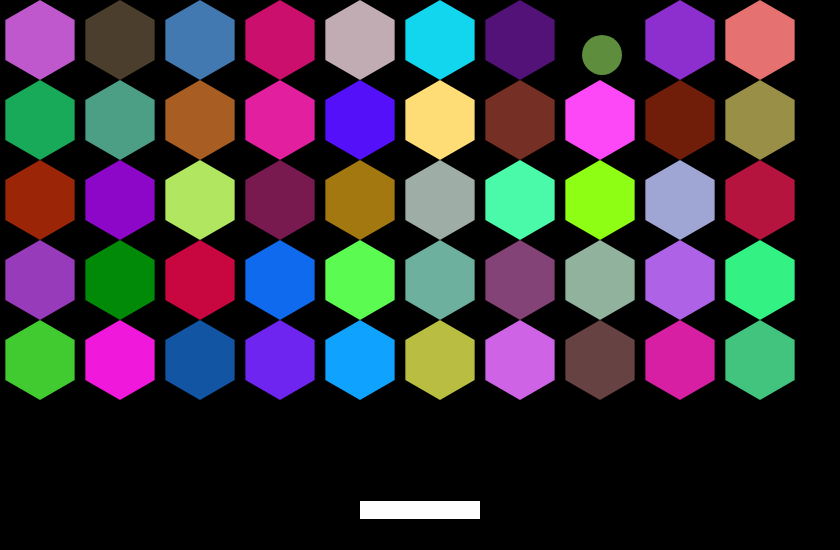
Frame 1 (no input)
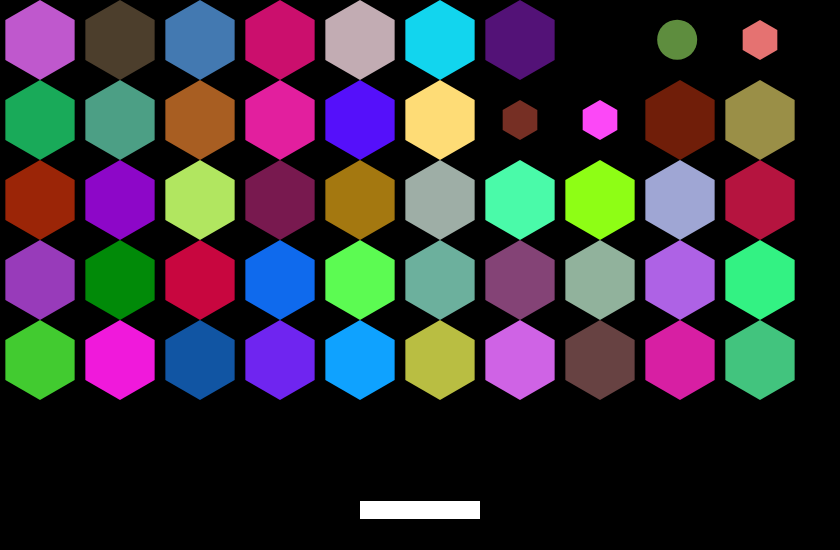
Frame 60 (no input)
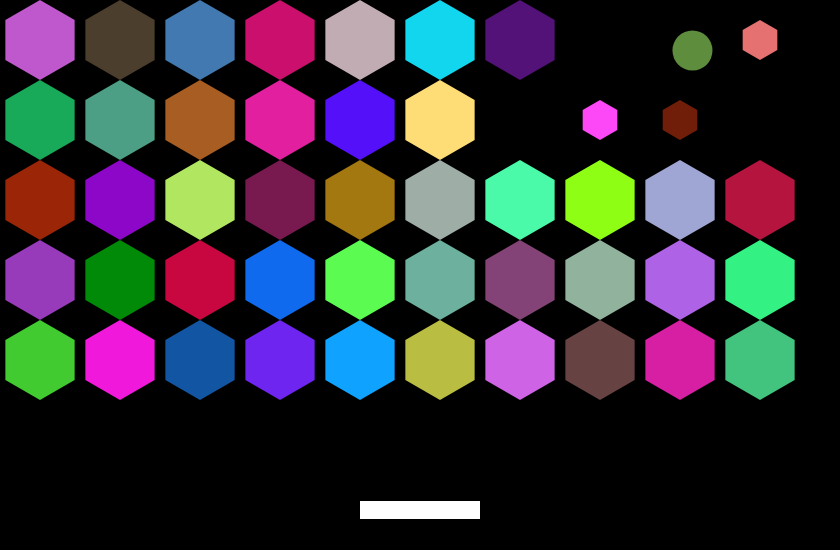
Frame 120 (the mouse pressed at the canvas centre since frame 60)

The p5.js sketch that drew these frames (run headless with seeded random() and noise() and a simulated clock; from frame 60 on, the mouse is pressed at the canvas centre):

// p5.js sketch
// ── sketch.js
let paddle, ball;
let briques = [];
const bSize=40;
const bPoly = 6;

let newGame = false;

function setup() {
	createCanvas(840,550);
	paddle = new Paddle();
	ball = new Ball();
	init_briques();
	// ball.addForce(createVector(random(-5,5)));
}

function init_briques() {
	let nbBrX = floor(width / bSize / 2);
	let nbBrY = floor(height / 1.3 / bSize /2);
	for (let i = 0; i<nbBrY;i++) {
		for (let j=0;j<nbBrX;j++) {
			let brique = new Brique(createVector(j*bSize*2 + bSize,i*bSize*2+bSize),bSize,bPoly);
			briques.push(brique);
		}
	}

}

function keyPressed() {
	if (keyCode === LEFT_ARROW) {
		paddle.moveL = true;
	} else if ( keyCode === RIGHT_ARROW) {
		paddle.moveR = true;
	} else if (key == 's' || key == 'S') { newGame = true;}
}
function keyReleased() {
	paddle.moveR=false;
	paddle.moveL=false;
}

function draw() {
	background(0);

	if (newGame) init_briques();
	// Paddle
	paddle.update();
	paddle.edges();
	paddle.show();

	// Ball
	ball.edges();
	ball.meet(paddle);
	ball.update();
	ball.show();

	//Briques
	for (let i= briques.length-1; i>=0; i--) {
		if(ball.hits(briques[i])) { 
			if (briques[i].r === bSize) {
				briques[i].r = bSize/2;
				ball.addForce(5);
			} else 
			{	briques.splice(i,1);}
			ball.vel.y *= random(-1.2,-0.8); ball.vel.x *= random(-1.2,-0.8);
		} else {	briques[i].show(); }
	}
}
// ── ball.js
class Ball {
	constructor() {
		this.pos = createVector(random(width),random(height/2));
		this.vel = createVector(2,-2);
		this.acc = createVector(0,0);
		this.r = 20;
		this.vLimit = 10;

	}
	update() {
		this.vel.add(this.acc);
		this.vel.limit(this.vLimit);
		this.pos.add(this.vel);
		this.acc.mult(0);
	}
	addForce(f) {
		let force = createVector(0,0);
		force.add(this.vel).normalize().mult(f);
		this.acc.add(force);
		this.update();
	}

	edges() {
		if ( (this.pos.x<this.r && this.vel.x<0 ) || (this.pos.x>width-this.r && this.vel.x>0) ) this.vel.x *= -1;
		if (this.pos.y<this.r && this.vel.y<0) this.vel.y *= -1;
	}

	meet(p) {
		if(  this.pos.y>p.y-p.h/2-this.r && 
			(this.pos.x>p.x-p.w/2-this.r && this.pos.x<p.x+p.w/2+this.r) ) 
			{ this.vel.y *= -1;}
	}

	hits(b) {
		let d = dist(this.pos.x,this.pos.y,b.pos.x,b.pos.y);
		if (d < (this.r+b.r)) { return true;} else { return false;}
	}

	show() {
		beginShape();
		fill(120,180,80,200); noStroke();
		ellipseMode(CENTER);
		circle(this.pos.x,this.pos.y,this.r*2);
		endShape();
	}
}
// ── briques.js
class Brique {
	constructor(pos,r,t) {
		this.pos = pos;
		this.r = r;
		this.t = t;
		this.col = color(random()*255,random()*255,random()*255);
	}

	show() {
		push();
		fill(this.col);
		noStroke(); //stroke(0,0,255);
		translate(this.pos.x,this.pos.y);
		beginShape();
		for(let i=0;i<this.t;i++) {
			let a = TWO_PI/this.t*(i+0.5);
			let x = this.r * cos(a);
			let y = this.r * sin(a);
			vertex(x,y);
		}
		endShape(CLOSE);
		pop();
	}
}
// ── paddle.js
class Paddle {
	constructor() {
		this.x = width/2;
		this.y = height - 40;
		this.w = 120;
		this.h = 18;
		this.moveL = false;
		this.moveR = false;
		this.m = 15;
	}

	update() {
		if (this.moveL) this.x -= this.m;
		if (this.moveR) this.x += this.m;
	}

	show() {
		beginShape();
		fill(255);noStroke();
		rectMode(CENTER);
		rect(this.x,this.y,this.w,this.h);
		endShape();
	}

	edges() {
		if (this.x<this.w/2) this.x = this.w/2;
		if (this.x>width-this.w/2) this.x = width-this.w/2;
	}
}
